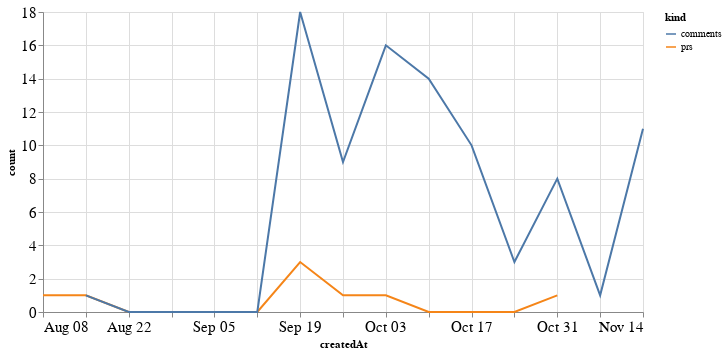

The cell this chart's notebook holds for it:
### Code cell
alt.Chart(total_time, width=600).mark_line().encode(
    x='createdAt',
    y='count',
    color='kind'
)

### Figure 1 — Vega-Lite specification as saved in the notebook (floating-point values rounded to 4 significant figures)
{"config": {"axisLeft": {"labelFontSize": 15}, "axisBottom": {"labelFontSize": 15}}, "data": {"name": "data-165df7532ec2bd4f2cb05c9060e31fe3"}, "mark": "line", "encoding": {"color": {"type": "nominal", "field": "kind"}, "x": {"type": "temporal", "field": "createdAt"}, "y": {"type": "quantitative", "field": "count"}}, "width": 600, "$schema": "https://vega.github.io/schema/vega-lite/v4.8.1.json", "datasets": {"data-165df7532ec2bd4f2cb05c9060e31fe3": [{"createdAt": "2021-08-08T00:00:00", "kind": "prs", "count": 1.0}, {"createdAt": "2021-08-15T00:00:00", "kind": "prs", "count": 1.0}, {"createdAt": "2021-08-22T00:00:00", "kind": "prs", "count": 0.0}, {"createdAt": "2021-08-29T00:00:00", "kind": "prs", "count": 0.0}, {"createdAt": "2021-09-05T00:00:00", "kind": "prs", "count": 0.0}, {"createdAt": "2021-09-12T00:00:00", "kind": "prs", "count": 0.0}, {"createdAt": "2021-09-19T00:00:00", "kind": "prs", "count": 3.0}, {"createdAt": "2021-09-26T00:00:00", "kind": "prs", "count": 1.0}, {"createdAt": "2021-10-03T00:00:00", "kind": "prs", "count": 1.0}, {"createdAt": "2021-10-10T00:00:00", "kind": "prs", "count": 0.0}, {"createdAt": "2021-10-17T00:00:00", "kind": "prs", "count": 0.0}, {"createdAt": "2021-10-24T00:00:00", "kind": "prs", "count": 0.0}, {"createdAt": "2021-10-31T00:00:00", "kind": "prs", "count": 1.0}, {"createdAt": "2021-11-07T00:00:00", "kind": "prs", "count": null}, {"createdAt": "2021-11-14T00:00:00", "kind": "prs", "count": null}, {"createdAt": "2021-08-08T00:00:00", "kind": "comments", "count": null}, {"createdAt": "2021-08-15T00:00:00", "kind": "comments", "count": 1.0}, {"createdAt": "2021-08-22T00:00:00", "kind": "comments", "count": 0.0}, {"createdAt": "2021-08-29T00:00:00", "kind": "comments", "count": 0.0}, {"createdAt": "2021-09-05T00:00:00", "kind": "comments", "count": 0.0}, {"createdAt": "2021-09-12T00:00:00", "kind": "comments", "count": 0.0}, {"createdAt": "2021-09-19T00:00:00", "kind": "comments", "count": 18.0}, {"createdAt": "2021-09-26T00:00:00", "kind": "comments", "count": 9.0}, {"createdAt": "2021-10-03T00:00:00", "kind": "comments", "count": 16.0}, {"createdAt": "2021-10-10T00:00:00", "kind": "comments", "count": 14.0}, {"createdAt": "2021-10-17T00:00:00", "kind": "comments", "count": 10.0}, {"createdAt": "2021-10-24T00:00:00", "kind": "comments", "count": 3.0}, {"createdAt": "2021-10-31T00:00:00", "kind": "comments", "count": 8.0}, {"createdAt": "2021-11-07T00:00:00", "kind": "comments", "count": 1.0}, {"createdAt": "2021-11-14T00:00:00", "kind": "comments", "count": 11.0}]}}
